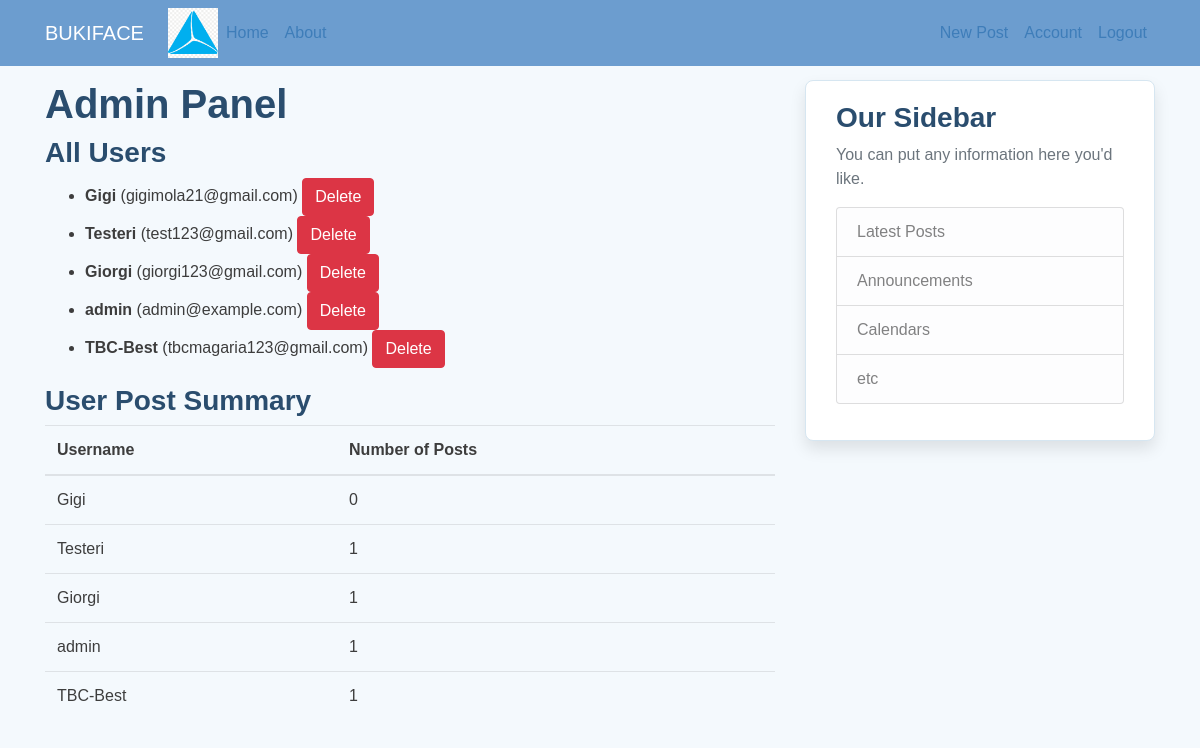
The page /admin (signed in) on the database its author committed.
### chemiko/models.py (models this page shows, shortened)
class User(db.Model, UserMixin):
    id = db.Column(db.Integer, primary_key=True)
    username = db.Column(db.String(20), unique=True, nullable=False)
    email = db.Column(db.String(120), unique=True, nullable=False)
    image_file = db.Column(db.String(20), nullable=False, default='default.jpg')
    password = db.Column(db.String(60), nullable=False)
    posts = db.relationship('Post', backref='author', lazy=True)
    is_admin = db.Column(db.Boolean, default=False)  # Admin flag

### chemiko/routes.py (the view)
@app.route("/admin")
@login_required
def admin():
    if not current_user.is_admin:
        return redirect(url_for('home'))  # Redirect non-admins to home
    users = User.query.all()
    user_post_counts = {}
    for user in users:
        user_post_counts[user.username] = len(user.posts)  # Assuming `posts` is a relationship attribute
    return render_template('admin.html', users=users, user_post_counts=user_post_counts)

### chemiko/models.py (called while the page is built)
@login_manager.user_loader
def load_user(user_id):
    return User.query.get(int(user_id))

### chemiko/templates/admin.html
{% extends "layout.html" %}
{% block content %}
    <h1>Admin Panel</h1>
    {% if current_user.is_admin %}
        <h3>All Users</h3>
        <ul>
            {% for user in users %}
                <li>
                    <strong>{{ user.username }}</strong> ({{ user.email }})
                    <a href="{{ url_for('delete_user', user_id=user.id) }}" class="btn btn-danger">Delete</a>
                </li>
            {% endfor %}
        </ul>
        <h3>User Post Summary</h3>
        <table class="table">
            <thead>
                <tr>
                    <th scope="col">Username</th>
                    <th scope="col">Number of Posts</th>
                </tr>
            </thead>
            <tbody>
                {% for username, post_count in user_post_counts.items() %}
                    <tr>
                        <td>{{ username }}</td>
                        <td>{{ post_count }}</td>
                    </tr>
                {% endfor %}
            </tbody>
        </table>
    {% else %}
        <p>You must be an admin to view this page.</p>
    {% endif %}
{% endblock %}

### chemiko/static/main.css (style rules this page uses)
body { background: #f4f9fd; color: #3d3d3d; margin-top: 5rem; font-family: 'Arial', sans-serif; }
h1, h2, h3, h4, h5, h6 { color: #2a4d6e; font-weight: 700; }

### rows shown on the page
User: username "Gigi", email "gigimola21@gmail.com", post_count "0"
User: username "Testeri", email "test123@gmail.com", post_count "1"
User: username "Giorgi", email "giorgi123@gmail.com", post_count "1"
User: username "admin", email "admin@example.com", is_admin "1"
User: username "TBC-Best", email "tbcmagaria123@gmail.com", post_count "1"
